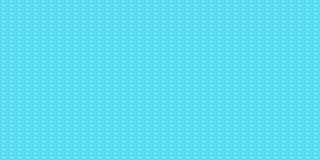

Below is a game level as drawn by its tile map, then a one-line description and the .tmx file that defines it, in full:
An orthogonal 40x20 tile map with 8x8 px tiles, 1 tile layer (Tile Layer 1).

<map version="1.9" tiledversion="1.9.2" orientation="orthogonal" renderorder="right-down" width="40" height="20" tilewidth="8" tileheight="8" infinite="0" nextlayerid="2" nextobjectid="1">
 <tileset firstgid="1" source="Oracle.tsx" />
 <layer id="1" name="Tile Layer 1" width="40" height="20">
  <data encoding="csv">
92,92,92,92,92,92,92,92,92,92,92,92,92,92,92,92,92,92,92,92,92,92,92,92,92,92,92,92,92,92,92,92,92,92,92,92,92,92,92,92,
92,92,92,92,92,92,92,92,92,92,92,92,92,92,92,92,92,92,92,92,92,92,92,92,92,92,92,92,92,92,92,92,92,92,92,92,92,92,92,92,
92,92,92,92,92,92,92,92,92,92,92,92,92,92,92,92,92,92,92,92,92,92,92,92,92,92,92,92,92,92,92,92,92,92,92,92,92,92,92,92,
92,92,92,92,92,92,92,92,92,92,92,92,92,92,92,92,92,92,92,92,92,92,92,92,92,92,92,92,92,92,92,92,92,92,92,92,92,92,92,92,
92,92,92,92,92,92,92,92,92,92,92,92,92,92,92,92,92,92,92,92,92,92,92,92,92,92,92,92,92,92,92,92,92,92,92,92,92,92,92,92,
92,92,92,92,92,92,92,92,92,92,92,92,92,92,92,92,92,92,92,92,92,92,92,92,92,92,92,92,92,92,92,92,92,92,92,92,92,92,92,92,
92,92,92,92,92,92,92,92,92,92,92,92,92,92,92,92,92,92,92,92,92,92,92,92,92,92,92,92,92,92,92,92,92,92,92,92,92,92,92,92,
92,92,92,92,92,92,92,92,92,92,92,92,92,92,92,92,92,92,92,92,92,92,92,92,92,92,92,92,92,92,92,92,92,92,92,92,92,92,92,92,
92,92,92,92,92,92,92,92,92,92,92,92,92,92,92,92,92,92,92,92,92,92,92,92,92,92,92,92,92,92,92,92,92,92,92,92,92,92,92,92,
92,92,92,92,92,92,92,92,92,92,92,92,92,92,92,92,92,92,92,92,92,92,92,92,92,92,92,92,92,92,92,92,92,92,92,92,92,92,92,92,
92,92,92,92,92,92,92,92,92,92,92,92,92,92,92,92,92,92,92,92,92,92,92,92,92,92,92,92,92,92,92,92,92,92,92,92,92,92,92,92,
92,92,92,92,92,92,92,92,92,92,92,92,92,92,92,92,92,92,92,92,92,92,92,92,92,92,92,92,92,92,92,92,92,92,92,92,92,92,92,92,
92,92,92,92,92,92,92,92,92,92,92,92,92,92,92,92,92,92,92,92,92,92,92,92,92,92,92,92,92,92,92,92,92,92,92,92,92,92,92,92,
92,92,92,92,92,92,92,92,92,92,92,92,92,92,92,92,92,92,92,92,92,92,92,92,92,92,92,92,92,92,92,92,92,92,92,92,92,92,92,92,
92,92,92,92,92,92,92,92,92,92,92,92,92,92,92,92,92,92,92,92,92,92,92,92,92,92,92,92,92,92,92,92,92,92,92,92,92,92,92,92,
92,92,92,92,92,92,92,92,92,92,92,92,92,92,92,92,92,92,92,92,92,92,92,92,92,92,92,92,92,92,92,92,92,92,92,92,92,92,92,92,
92,92,92,92,92,92,92,92,92,92,92,92,92,92,92,92,92,92,92,92,92,92,92,92,92,92,92,92,92,92,92,92,92,92,92,92,92,92,92,92,
92,92,92,92,92,92,92,92,92,92,92,92,92,92,92,92,92,92,92,92,92,92,92,92,92,92,92,92,92,92,92,92,92,92,92,92,92,92,92,92,
92,92,92,92,92,92,92,92,92,92,92,92,92,92,92,92,92,92,92,92,92,92,92,92,92,92,92,92,92,92,92,92,92,92,92,92,92,92,92,92,
92,92,92,92,92,92,92,92,92,92,92,92,92,92,92,92,92,92,92,92,92,92,92,92,92,92,92,92,92,92,92,92,92,92,92,92,92,92,92,92
</data>
 </layer>
</map>
